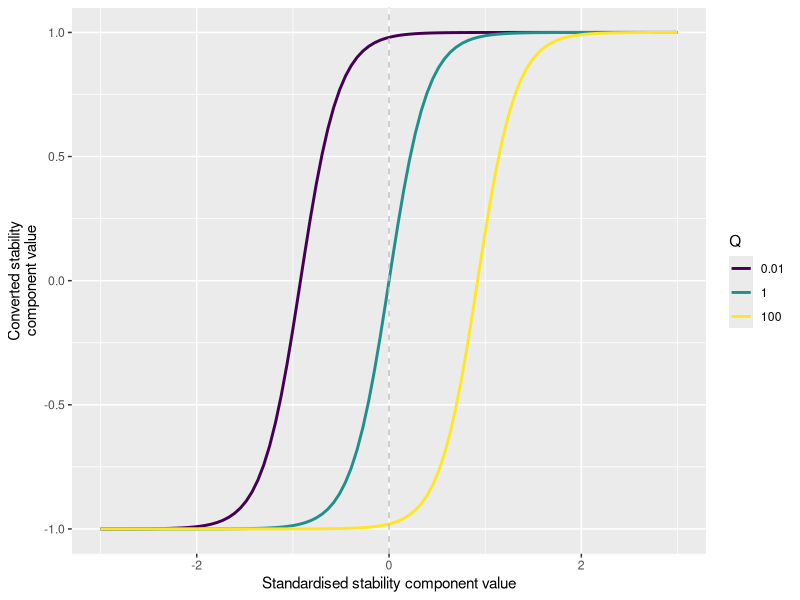

Generate this figure with R: (Note: this script raises an error after producing the figure.)
## ---- chunk 1
knitr::opts_chunk$set(echo = F,
                      warning = F,
                      message = F)
## ---- chunk 2
rm(list=ls())
library(tidyverse)
library(gridExtra)
library(ggbeeswarm)
library(broom)
library(cowplot)
library(viridis)
library(here)
## ---- chunk 3
  gen_log <- function(A=NULL, K=NULL, C = NULL, Q=NULL, v= NULL, B=NULL, x=NULL)
    A + (K - A) / (C + Q * exp(-B*x)) ^ 1/v 
## ---- chunk 4
A <- -1
K <- 1
B <- 5
v <- 1
C <- 1
miniQs <- seq(-2, 2, 2)
x <- seq(-3, 3, length=100)
expt <- expand.grid(x=x, Q=10^miniQs)
expt$y <- gen_log(A=A, K=K, B=B, v=v, Q=expt$Q, C=C, x=x)
Q_plot <- ggplot(expt, aes(x=x, y=y, colour=as.factor(Q))) + geom_line(size=1) +
  xlab("Standardised stability component value") +
  ylab("Converted stability\ncomponent value") +
  scale_colour_viridis(discrete=T, name= "Q") +
  geom_vline(xintercept=0, colour="grey", linetype="dashed")
Q_plot
## ---- chunk 5
jar_cv_res <- read_csv(here("data", "jar_cv_and_resistance.csv"))

Qs <- seq(-2, 2, length=21)

expt <- expand.grid(X1=jar_cv_res$X1,
            Q=10^Qs)

jar_cv_res <- full_join(jar_cv_res, expt)

jar_cv_res <- mutate(jar_cv_res,
                     oes_unweighted = scale(resist) + scale(inv_community_CV),
                     converted_resistance = gen_log(A=A, K=K, B=B, v=v, Q=jar_cv_res$Q, C=C, x=scale(resist)),
                     converted_inv_community_CV = gen_log(A=A, K=K, B=B, v=v, Q=jar_cv_res$Q, C=C, x=scale(inv_community_CV)),
                     oes_converted = converted_resistance + converted_inv_community_CV,
                     level = c("microcosm"))

jar_cv_res <- jar_cv_res %>% group_by(Q) %>%
 mutate(scaled_oes_converted=scale(oes_converted))

mods1 <- jar_cv_res %>%
  group_by(Q) %>%
  do(tidy(lm(oes_converted ~ poly(richness, 2), data=.)))

## ---- chunk 6
replicate_per_Q <- ggplot(data=filter(jar_cv_res, Q %in% 10^seq(-2, 2, 2)),
       aes(x=richness, y=oes_converted)) +
  facet_wrap(~Q, labeller = label_both) +
  geom_jitter(alpha=.2, width=.2) +
  stat_smooth(method = "lm", formula = y ~ x + I(x^2), size = 1, colour="red", fill = "red") +
  ylab("Overall ecosystem stability")
replicate_per_Q  
## ---- chunk 7
second_deriv_replicate <- ggplot(filter(mods1, term=="poly(richness, 2)2"),
       aes(x=log10(Q), y=estimate)) +
  geom_point(colour="red") +
  geom_errorbar(aes(ymin=estimate-2*std.error, ymax=estimate+2*std.error), colour="red") +
  ylab("Quadratic term\n(+- 2 standard errors)") +
  geom_hline(yintercept = 0)
second_deriv_replicate
## ---- chunk 8
jar_cv_res_rich <- read_csv(here("data", "jar_cv_and_resistance.csv"))

Qs <- seq(-2, 2, length=21)

new_cv_res <- group_by(jar_cv_res_rich, richness) %>%
  summarise(resist=mean(resist, na.rm=T),
            inv_community_CV=mean(inv_community_CV, na.rm = T)) %>%
  ungroup()

expt <- expand.grid(richness=new_cv_res$richness,
            Q=10^Qs)

jar_cv_res_rich <- full_join(new_cv_res, expt)

jar_cv_res_rich <- mutate(jar_cv_res_rich,
                     oes_unweighted = scale(resist) + scale(inv_community_CV),
                     converted_resistance = gen_log(A=A, K=K, B=B, v=v, Q=jar_cv_res_rich$Q, C=C, x=scale(resist)),
                     converted_inv_community_CV = gen_log(A=A, K=K, B=B, v=v, Q=jar_cv_res_rich$Q, C=C, x=scale(inv_community_CV)),
                     oes_converted = converted_resistance + converted_inv_community_CV,
                     level = c("richness"))

jar_cv_res_rich <- jar_cv_res_rich %>% group_by(Q) %>%
 mutate(scaled_oes_converted=scale(oes_converted)) %>%
  ungroup()

mods2 <- jar_cv_res_rich %>%
  group_by(Q) %>%
  do(tidy(lm(oes_converted ~ poly(richness, 2), data=.)))


## ---- chunk 9
richness_per_Q <- ggplot(data=filter(jar_cv_res_rich, Q %in% 10^seq(-2, 2, 2)),
       aes(x=richness, y=oes_converted)) +
  facet_wrap(~Q, labeller = label_both) +
  geom_point() +
  stat_smooth(method = "lm", formula = y ~ x + I(x^2), size = 1, colour="blue", fill="blue") +
  ylab("Overall ecosystem stability") + xlab("Richness")
richness_per_Q 
## ---- chunk 10
second_deriv_richness <- ggplot(filter(mods2, term=="poly(richness, 2)2"),
       aes(x=log10(Q), y=estimate)) +
  geom_point(colour="blue") +
  geom_errorbar(aes(ymin=estimate-2*std.error, ymax=estimate+2*std.error), colour="blue") +
  ylab("Quadratic term\n(+- 2 standard errors)") +
  geom_hline(yintercept = 0) 
second_deriv_richness

## ---- chunk 11
mods1 <- mutate(mods1, level=c("microcosm"))
mods2 <- mutate(mods2, level=c("richness"))
mods <- rbind(mods1, mods2)

pd <- position_dodge(0.1)
second_deriv_both <- ggplot(filter(mods, term=="poly(richness, 2)2"),
       aes(x=log10(Q), y=estimate, colour=level)) +
  geom_point(position=pd) +
  geom_errorbar(aes(ymin=estimate-2*std.error, ymax=estimate+2*std.error), position=pd) +
  ylab("Quadratic term\n(+- 2 standard errors)") +
  geom_hline(yintercept = 0) +
  scale_colour_manual(name = "level", values = c("red", "blue")) + theme(legend.position = "bottom")
  second_deriv_both

## ---- chunk 12
richness <- seq(1, 100, length=100)
r <- seq(-3, 3, along.with=richness)
ts <- -r
conv_r <- gen_log(A=A, K=K, B=B, v=v, Q=0.01, C=C, x=r)
conv_ts <- gen_log(A=A, K=K, B=B, v=v, Q=0.01, C=C, x=ts)
sim <- data.frame(richness=rep(richness, 2),
                  stab=c(r, ts),
                  conv_stab=c(conv_r, conv_ts),
                  stab_comp=rep(c("Resistance", "Temporal\nstability"), each=length(richness)))
explain <- ggplot(sim, aes(x=richness, y=conv_stab, linetype=as.factor(stab_comp))) +
  geom_line() +
  ylab("Converted stability component value") +
  xlab("Richness") +
  scale_linetype_manual(name = "Stability\ncomponent", values = c("dashed", "solid")) +
  theme(legend.position = "right") + theme(legend.position = "bottom")

explain
  
  
## ---- chunk 13
# make one empirical figure
jar_cv_res_full <- bind_rows(jar_cv_res, jar_cv_res_rich)
jar_cv_res_full$level <- factor(jar_cv_res_full$level, levels=c("microcosm", "richness"))

# add data for panel showing Q
A <- -1
K <- 1
B <- 5
v <- 1
C <- 1
miniQs <- seq(-2, 2, .1)
stability_comp <- seq(-2, 2, length=100)
qcurves <- expand.grid(stability_comp=stability_comp, Q=10^miniQs)
qcurves$oes_converted <- gen_log(A=A, K=K, B=B, v=v, Q=qcurves$Q, C=C, x=stability_comp)
qcurves$level <- "function"

dat.vline <- data.frame(level = c("function"), xp = c(4))

func_rich_rep_per_Q <- ggplot() +
  geom_jitter(data = filter(jar_cv_res_full, Q %in% 10^seq(-2, 2, 2) & level == "microcosm"), aes(x=richness, y=oes_converted),   width=.1, alpha=.2) +
  geom_point(data = filter(jar_cv_res_full, Q %in% 10^seq(-2, 2, 2) & level == "richness"), aes(x=richness, y=oes_converted)) +
  stat_smooth(data = filter(jar_cv_res_full, Q %in% 10^seq(-2, 2, 2) & level == "microcosm"), aes(x=richness, y=oes_converted), 
              method = "lm", formula = y ~ x + I(x^2), size = 1, colour="red", fill="red") +
  stat_smooth(data = filter(jar_cv_res_full, Q %in% 10^seq(-2, 2, 2) & level == "richness"), aes(x=richness, y=oes_converted),
              method = "lm", formula = y ~ x + I(x^2), size = 1, colour="blue", fill="blue") +
  facet_grid(level~Q, labeller = label_both, scales = "free") +
  ylab("Overall ecosystem stability") + guides(colour=F, fill=F) + xlab("Richness")


Q_functions <- ggplot(data = filter(qcurves, Q %in% 10^seq(-2, 2, 2)), aes(x=stability_comp, y=oes_converted)) +
  geom_line() +
  geom_vline(aes(xintercept = 0), linetype="dashed", colour="grey") +
  facet_grid(level~Q, scales = "free") + theme(strip.text.x = element_text(colour="white"), strip.text.y = element_text(colour="white"),
  strip.background = element_rect(colour = "black", fill = "white"))+
  ylab("Converted stability value") + guides(colour=F) + xlab("Stability component") 

cowplot::plot_grid(Q_functions, func_rich_rep_per_Q, second_deriv_both + theme(legend.position = c(0.01,.9)), 
                  labels=c("a", "b", "c"), ncol=1, rel_heights = c(.25,.4,.35), align = "hv", axis = "l")
## ---- chunk 14
gl <- function(A=NULL, K=NULL, C = NULL, Q=NULL, v= NULL, B=NULL, t=NULL)
  A + (K - A) / (C + Q * exp(-B*t)) ^ 1/v 


A <- -1
K <- 1
B <- 5
v <- 1
C <- 1
Q <- -1

richness <- seq(0, 6, 0.01)

oes_list <- vector("list", 11)

max_functions <- 100

for (i in 0:max_functions){
  
## Vary these two numbers to see the effect of different numbers of positive and negative relations.
num_positive <- max_functions-i
num_negative <- i


if(num_positive==0){
  
  positives<-NULL
  
} else{

positives <- expand.grid(stab_comp=1:num_positive,
                 richness=richness,
                 direction="positive")
positives <- mutate(positives,
                    standardised_stability_component=as.numeric(scale(richness)),
                    converted_stability_component=gl(A=A, K=K, C=C, Q = 10^Q, v=v, B = B,
                                                  t = standardised_stability_component))
}

if(num_negative==0){
  
  negatives<-NULL
  
} else{
  
  negatives <- expand.grid(stab_comp=1:num_negative,
                           richness=richness,
                           direction="negative")
  negatives <- mutate(negatives,
                      standardised_stability_component=as.numeric(scale(-richness)),
                      converted_stability_component=gl(A=A, K=K, C=C, Q = 10^Q, v=v, B = B,
                                                       t = standardised_stability_component))
  
}


both <- rbind(positives, negatives)

ggplot(both, aes(x=richness, y=converted_stability_component, col=direction)) +
  geom_line()

oes_list[[i+1]] <- mutate(both, richness=as.character(richness)) %>%
  group_by(richness) %>%
  summarise(over_stab=sum(converted_stability_component)) %>%
  mutate(richness=as.numeric(richness),
         fraction_negative = i/max_functions)

ggplot(oes_list[[i+1]], aes(x=richness, y=over_stab)) +
  geom_line()

}



oes_df <- bind_rows(oes_list)
max_rich_oes <- oes_df %>% group_by(fraction_negative) %>% top_n(n=1, over_stab)

oes_function_frac <- ggplot(subset(oes_df, fraction_negative %in% seq(0,1,by=.1)), 
                            aes(x=richness, y=over_stab, colour=fraction_negative, group=fraction_negative)) +
  geom_line() + viridis::scale_color_viridis(discrete=F) + guides(colour=F) +
  geom_point(data=subset(max_rich_oes, fraction_negative %in% seq(0,1,by=.1)), aes(x=richness, y=over_stab)) + 
  ylab("Overall ecosystem stability") + xlab("Richness")
  


max_rich_plot <- ggplot(max_rich_oes, aes(x=fraction_negative, y=richness, colour=fraction_negative, group=1)) + 
  geom_point() +viridis::scale_color_viridis(discrete=F) + guides(colour=F) +
  ylab("Richness with maximum\noverall ecosystem stability") + xlab("Fraction of negative stability components")


legend <- 
  ggplot(max_rich_oes, aes(x=fraction_negative, y=richness, colour=fraction_negative, group=1)) + 
  geom_point() + viridis::scale_color_viridis(discrete=F, name="Fraction of negative stability components", breaks = seq(0,1,by=.5)) + 
  theme(legend.position = "bottom",
        legend.direction = "horizontal", 
        legend.box.just = "right",
        legend.text = element_text(size = 14),
        legend.box = "horizontal",
        legend.title = element_text(size=14),
        legend.title.align=0.0,
        legend.justification = .5) +
     guides(colour = guide_colorbar(barwidth = 10, barheight = 1, title.position = "top"))


legend_plt <- get_legend(legend)
cowplot::plot_grid(plot_grid(max_rich_plot, oes_function_frac, labels=c("a", "b"), ncol=1, nrow=2, align = "v"), 
          legend_plt, align = "h", axis="c", ncol=1, nrow=2, rel_heights = c(1,0.15))
ggsave(here("extended_data", "extended_data_figure_5.pdf"), width = 7, height = 10)

